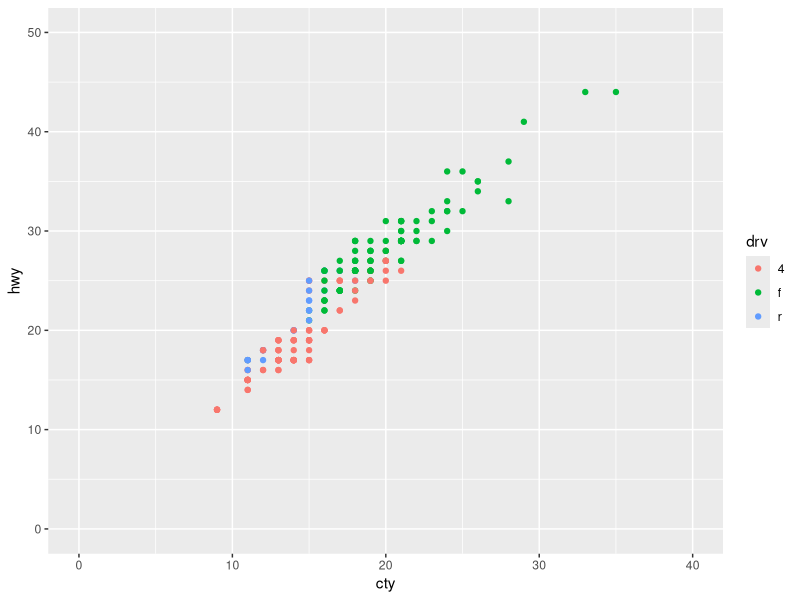
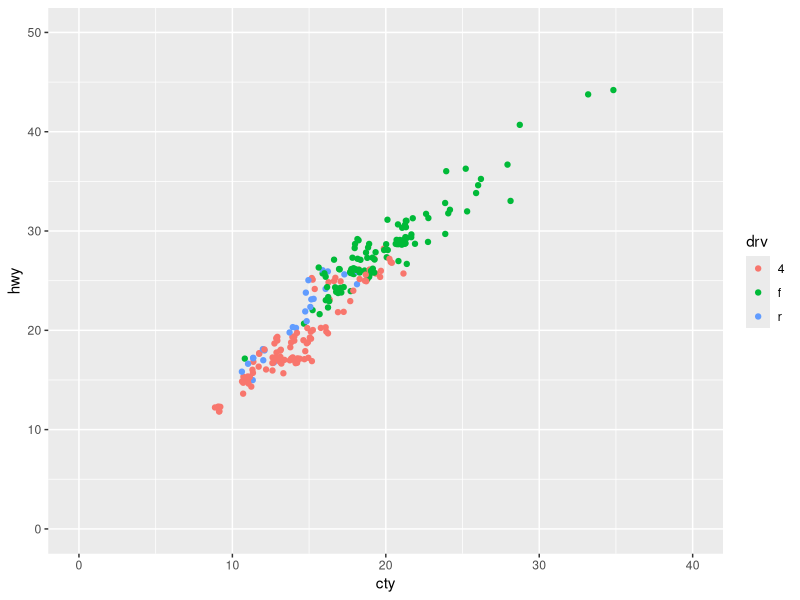
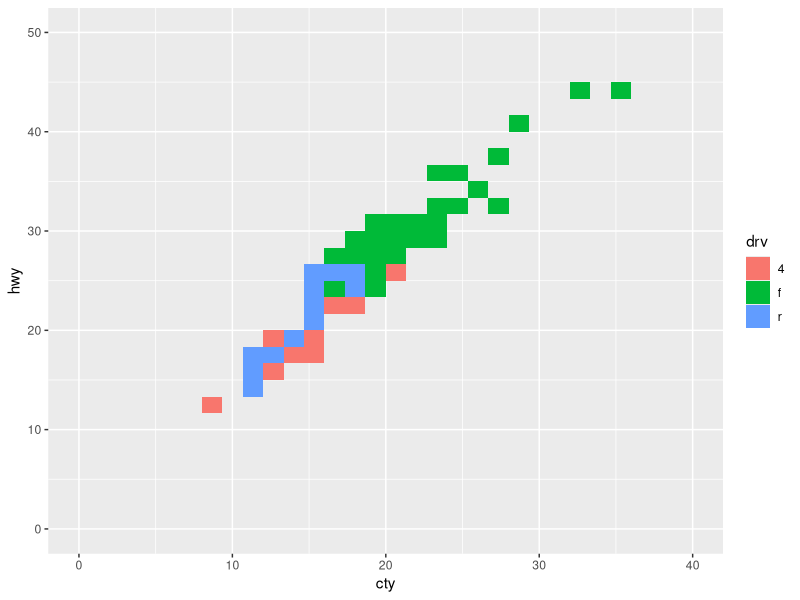
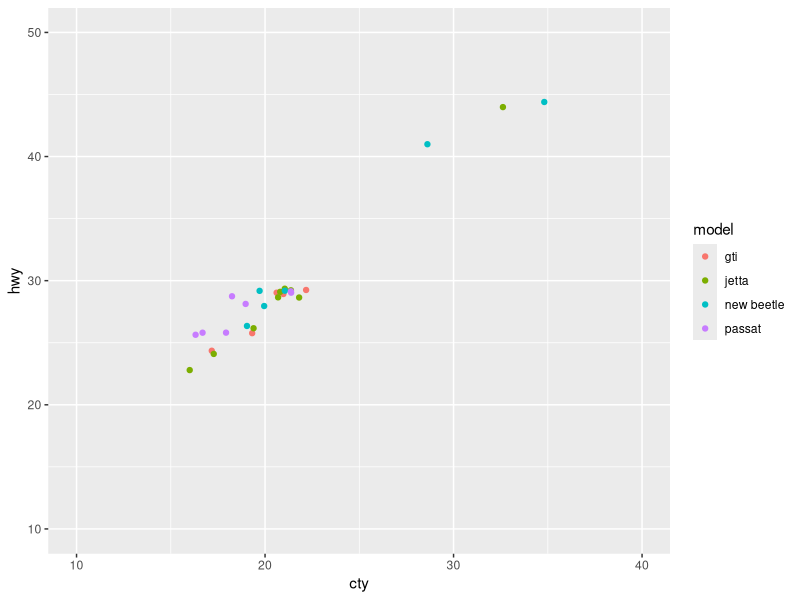
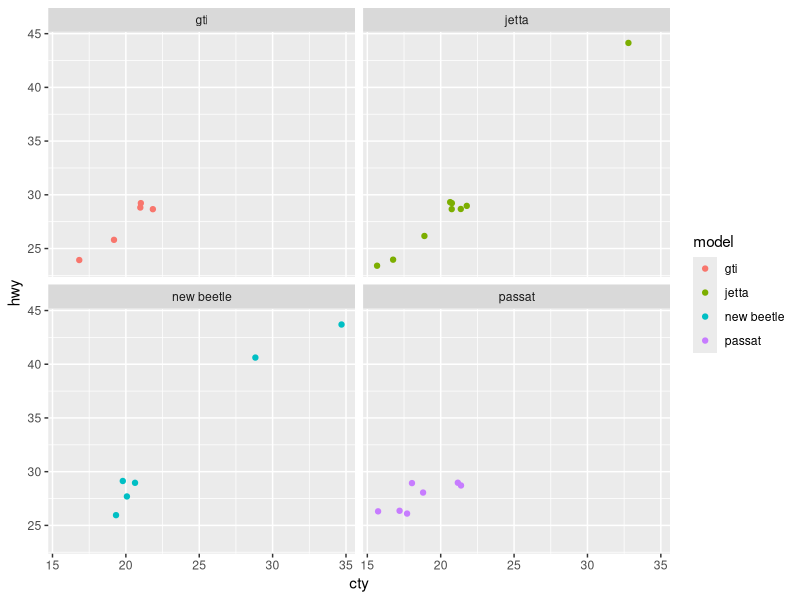
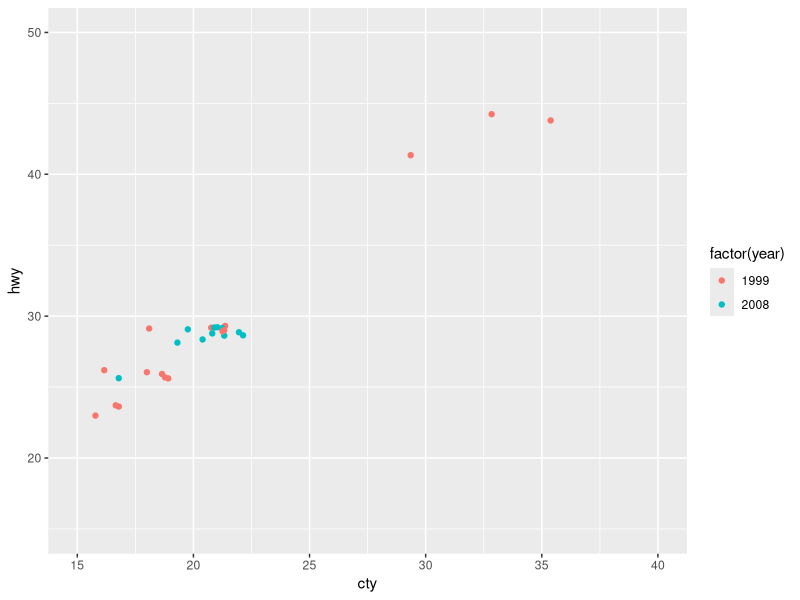
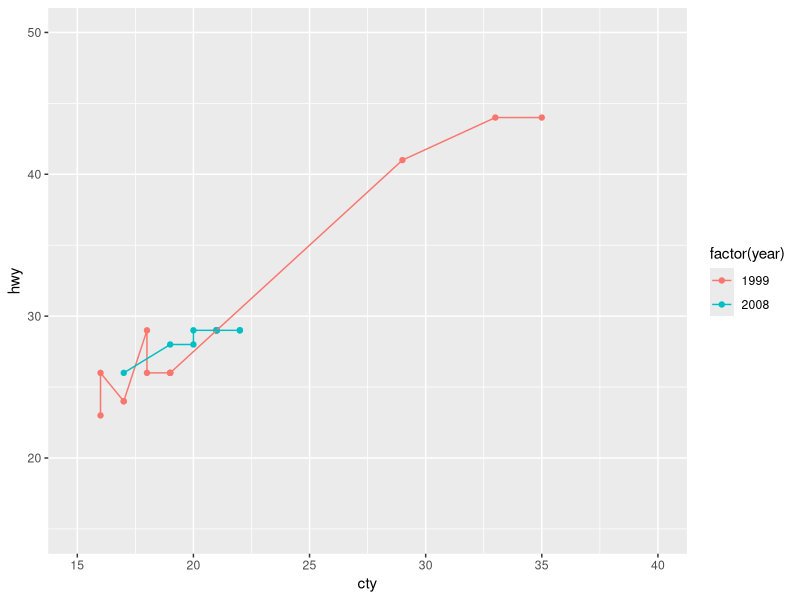
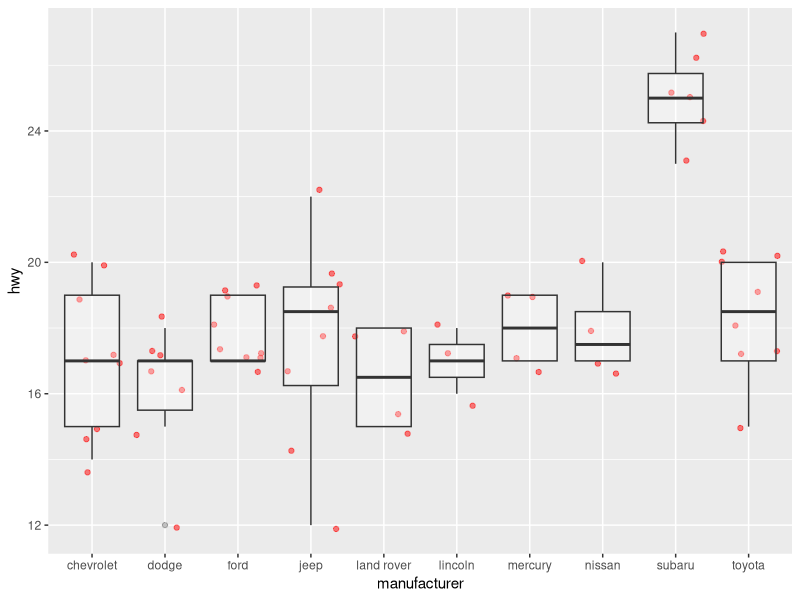

Recreate these plots in R, in order.
## ---- chunk 1
library(ggplot2)
library(dplyr)

glimpse(mpg)
## ---- chunk 2
mpg %>% ggplot(aes(cty, hwy))+geom_point(aes(color=drv))+xlim(0, 40)+ylim(0,50)
mpg %>% ggplot(aes(cty, hwy))+geom_jitter(aes(color=drv))+xlim(0, 40)+ylim(0,50)
mpg %>% ggplot(aes(cty, hwy))+geom_bin2d(aes(fill=drv))+xlim(0, 40)+ylim(0,50)
## ---- chunk 3
volk<- mpg %>% filter(manufacturer=="volkswagen")
volk
## ---- chunk 4
volk %>% ggplot(aes(cty, hwy))+geom_jitter(aes(color=model))+xlim(10, 40)+ylim(10,50)
volk %>% ggplot(aes(cty, hwy))+geom_jitter(aes(color=model))+facet_wrap(~model)
## ---- chunk 5
table(volk$year)
volk %>% ggplot(aes(cty, hwy, color=factor(year)))+geom_jitter()+xlim(15, 40)+ylim(15,50)
volk %>% ggplot(aes(cty, hwy, color=factor(year)))+geom_point()+geom_line()+xlim(15, 40)+ylim(15,50)

## ---- chunk 6
mpg %>% filter(class=="suv") %>%
  ggplot(aes(manufacturer, hwy))+geom_jitter(color= 'red', alpha=0.5)+ geom_boxplot(alpha=0.3) 
## ---- chunk 7
class(Theoph$Subject)
Theoph %>% ggplot(aes(Time, conc, color=factor(Subject))) + geom_line()
Theoph %>% ggplot(aes(Time, conc, color=factor(Subject))) + geom_line() +facet_wrap(~Subject)
